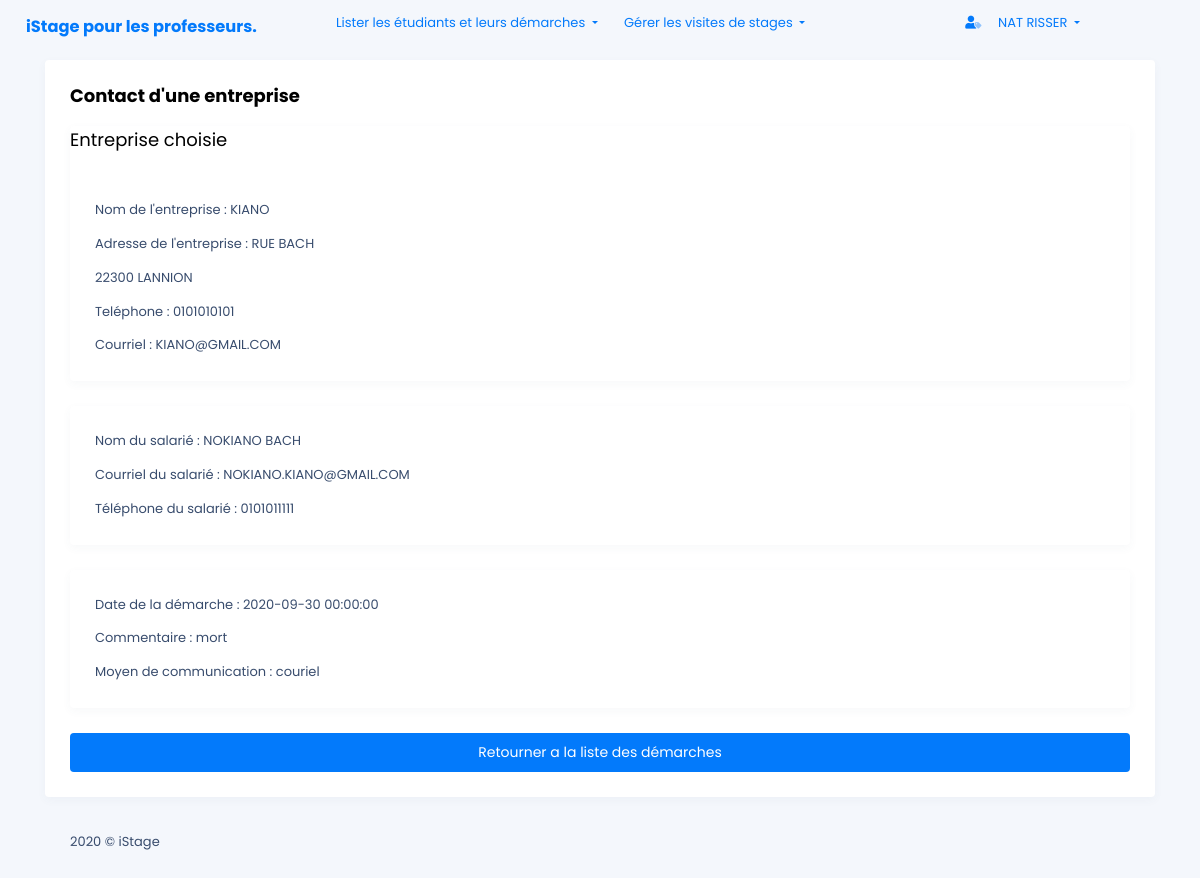
Page /front_end/contact_entreprise_prof.php?id=1&dem=3 (signed in) on the committed database.
### tables this page shows
CREATE TABLE IF NOT EXISTS SALARIE
 (
   ID_SALARIE SMALLINT  AUTO_INCREMENT ,
   ID_ENTREPRISE SMALLINT NOT NULL  ,
   NOM_SALARIE CHAR(32) NOT NULL  ,
   PRENOM_SALARIE CHAR(32) NOT NULL  ,
   TEL_SALARIE CHAR(10) NOT NULL  ,
   EMAIL_SALARIE CHAR(32) NOT NULL  
   , PRIMARY KEY (ID_SALARIE) 
 );

CREATE TABLE IF NOT EXISTS ENTREPRISE
 (
   ID_ENTREPRISE SMALLINT AUTO_INCREMENT ,
   NOM_ENTREPRISE CHAR(32) NOT NULL  ,
   ADRESSE_ENTREPRISE CHAR(255) NOT NULL  ,
   CP_ENTREPRISE CHAR(5) NOT NULL  ,
   VILLE_ENTREPRISE CHAR(32) NOT NULL  ,
   TEL_ENTREPRISE CHAR(10) NOT NULL  ,
   EMAIL_ENTREPRISE CHAR(32) NOT NULL  ,
   REFUS_ANNEESIO1 BOOLEAN NOT NULL DEFAULT FALSE ,
   REFUS_ANNEE_SIO2 BOOLEAN NOT NULL  DEFAULT FALSE
   , PRIMARY KEY (ID_ENTREPRISE) 
 );

CREATE TABLE IF NOT EXISTS DEMARCHE
 (
   ID_DEMARCHE SMALLINT AUTO_INCREMENT ,
   ID_ETUDIANT SMALLINT NOT NULL  ,
   ID_MOYEN SMALLINT NOT NULL  ,
   ID_SALARIE SMALLINT NOT NULL  ,
   DATE_DEMARCHE DATETIME NOT NULL  ,
   COMMENTAIRE CHAR(255) NOT NULL  
   , PRIMARY KEY (ID_DEMARCHE) 
 );

CREATE TABLE IF NOT EXISTS MOYENCOM
 (
   ID_MOYEN SMALLINT AUTO_INCREMENT ,
   LIBELLE_MOYEN CHAR(32) NOT NULL  
   , PRIMARY KEY (ID_MOYEN) 
 );

### back_end/show-dem-prof.php (called while the page is built, shortened)
<?php
function demarcheSpecifique($id_demarche, $id_etudiant, $db)
{
    $stmt = $db->prepare(
        "SELECT ENTREPRISE.ID_ENTREPRISE, NOM_ENTREPRISE,VILLE_ENTREPRISE, NOM_SALARIE,
            TEL_SALARIE,DATE_DEMARCHE,COMMENTAIRE,LIBELLE_MOYEN, ADRESSE_ENTREPRISE,
            CP_ENTREPRISE, TEL_ENTREPRISE, EMAIL_ENTREPRISE, PRENOM_SALARIE,
            EMAIL_SALARIE, LIBELLE_MOYEN
        FROM salarie,demarche,entreprise,moyencom
        WHERE MOYENCOM.ID_MOYEN=DEMARCHE.ID_MOYEN AND
              DEMARCHE.ID_SALARIE=SALARIE.ID_SALARIE AND
            ENTREPRISE.ID_ENTREPRISE= SALARIE.ID_ENTREPRISE AND
            DEMARCHE.ID_DEMARCHE=:id"
    );
    $stmt->bindValue(':id', $id_demarche, PDO::PARAM_INT);
    $stmt->execute();
    $demarcheSpe = $stmt->fetchAll(PDO::FETCH_BOTH);
    $stmt = $db->prepare(
        "SELECT ID_ETUDIANT, PRENOM_ETUDIANT, NOM_ETUDIANT
        FROM etudiant
        WHERE ETUDIANT.ID_ETUDIANT=:id"
    );
    $stmt->bindValue(':id', $id_etudiant, PDO::PARAM_INT);
    $stmt->execute();
    $etudiant = $stmt->fetchAll(PDO::FETCH_BOTH)[0];
    return [$demarcheSpe, $etudiant];
}
?>

### front_end/contact_entreprise_prof.php (the view, shortened to what this page needs)
<!DOCTYPE html>
<html lang="en">
<?php
    require '../includes/header.php';
    $idEtudiant = $_GET["id"];
    $idDemarche = $_GET["dem"];
    require "../back_end/show-dem-prof.php";
    $requete = demarcheSpecifique($idDemarche, $idEtudiant, $db);
    $demarche = $requete[0][0];
?>
<body>
    <?php
    include '../includes/barnav.php';
    ?>
    <div class="lime-container">
        <div class="lime-body">
            <div class="container">
                <div class="row">
                    <div class="col-md-12">
                        <div class="card">
                            <div class="card-body">
                                <h5 class="card-title">Contact d'une entreprise</h5>
                                <div class="card">
                                    <p class="card-title">Entreprise choisie</p>
                                    <div class="card-body">
                                        <p class="card-text">Nom de l'entreprise :
                                            <?php echo $demarche['NOM_ENTREPRISE'];?></p>
                                        <p class="card-text">Adresse de l'entreprise :
                                            <?php echo $demarche['ADRESSE_ENTREPRISE'];?></p>
                                        <p class="card-text">
                                            <?php echo $demarche['CP_ENTREPRISE'].' '.$demarche['VILLE_ENTREPRISE'];?>
                                        </p>
                                        <p class="card-text">Teléphone : <?php echo $demarche['TEL_ENTREPRISE'];?></p>
                                        <p class="card-text"> Courriel : <?php echo $demarche['EMAIL_ENTREPRISE'];?>
                                        </p>
                                    </div>
                                </div>
                                <div class="card">
                                    <div class="card-body">
                                        <p class="card-text">Nom du salarié : <?php echo $demarche["NOM_SALARIE"] ?>
                                            <?php echo $demarche["PRENOM_SALARIE"] ?></p>
                                        <p class="card-text">Courriel du salarié :
                                            <?php echo $demarche["EMAIL_SALARIE"] ?></p>
                                        <p class="card-text">Téléphone du salarié :
                                            <?php echo $demarche["TEL_SALARIE"] ?></p>
                                    </div>
                                </div>
                                <div class="card">
                                    <div class="card-body">
                                        <p class="card-text">Date de la démarche :
                                            <?php echo $demarche["DATE_DEMARCHE"] ?> </p>
                                        <p class="card-text">Commentaire : <?php echo $demarche["COMMENTAIRE"] ?></p>
                                        <p class="card-text">Moyen de communication :
                                            <?php echo $demarche["LIBELLE_MOYEN"] ?></p>
                                    </div>
                                </div>
                                <div class="mt-3">
                                    <a class="btn btn-block btn-primary btn-lg"
                                        href="./lister_demarches_prof.php?id=<?php echo $idEtudiant ?>">
                                        Retourner a la liste des démarches</a>
                                </div>
                            </div>
                        </div>
                    </div>
                </div>
            </div>
        </div>
    </div>
    <div class="lime-footer">
        <div class="container">
            <div class="row">
                <div class="col-md-12">
                    <span class="footer-text">2020 © iStage</span>
                </div>
            </div>
        </div>
    </div>
</body>
</html>

### assets/css/custom.css (style rules this page uses)
body { font-size: 1rem; font-family: Roboto, sans-serif; font-weight: initial; line-height: normal; -webkit-font-smoothing: antialiased }
.h1, .h2, .h3, .h4, .h5, .h6, h1, h2, h3, h4, h5, h6 { font-weight: 700 }
.h5, h5 { font-size: 1rem }
body, html { overflow-x: hidden; padding-right: 0 !important }
* { box-sizing: border-box }

### rows in the picture
salarie: ID_ENTREPRISE.NOM_ENTREPRISE "KIANO", ID_ENTREPRISE.ADRESSE_ENTREPRISE "RUE BACH", ID_ENTREPRISE.CP_ENTREPRISE "22300", ID_ENTREPRISE.VILLE_ENTREPRISE "LANNION", ID_ENTREPRISE.TEL_ENTREPRISE "0101010101", ID_ENTREPRISE.EMAIL_ENTREPRISE "KIANO@GMAIL.COM", NOM_SALARIE "NOKIANO", PRENOM_SALARIE "BACH", EMAIL_SALARIE "NOKIANO.KIANO@GMAIL.COM", TEL_SALARIE "0101011111", demarche.DATE_DEMARCHE "2020-09-30 00:00:00", demarche.COMMENTAIRE "mort", moyencom.LIBELLE_MOYEN "couriel"

### other values in the picture
$_SESSION['prenom'] "NAT"
$_SESSION['nom'] "RISSER"
